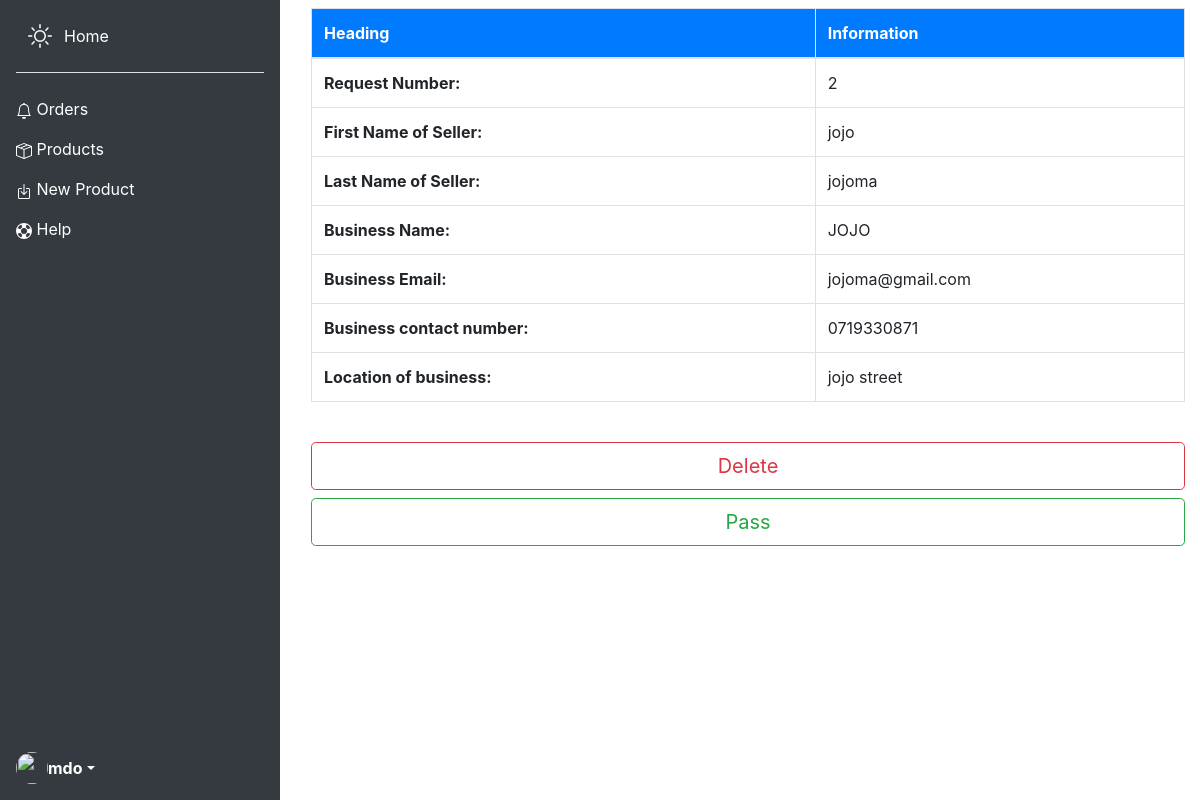
The page /requestAction/view/2 (signed in) on the database its author committed.
### mySolarApp/models.py (models this page shows)
class sellerRequests(models.Model):
    sellerAcc = models.OneToOneField(User, on_delete=models.CASCADE)
    sellerFName = models.CharField(max_length=24, blank=False)
    sellerLName = models.CharField(max_length=24, blank=False)
    businessEmail = models.EmailField(blank=False)
    businessContact = models.CharField(max_length=15, blank=False)
    name = models.CharField(max_length=64, unique=True, blank=False)
    location = models.CharField(max_length=128, blank=False)
    bio = models.CharField(max_length=1000, blank=False)
    identification = models.CharField(max_length=13, unique=True, blank=False)
    how_active = models.IntegerField()

### mySolarApp/views.py (the view, shortened to what this page needs)
# urls.py: path("requestAction/<str:action>/<int:requestPK>",
@login_required
def requestAction(request, action, requestPK):
    if action == "view":
        requestInfo = get_object_or_404(sellerRequests, pk=requestPK)
        return render(request, "mySolar/requestInfo.html", {"requestInfo": requestInfo})
    elif action == "delete":
        requestInfo = get_object_or_404(sellerRequests, pk=requestPK)
        requestInfo.delete()
        return requestsAndQuestions(request)

### mySolarApp/templates/mySolar/requestInfo.html (shortened to what this page needs)
{% extends 'mySolar/dashLayout.html' %}
{% block body %}
<table class="table table-striped-columns p-5 mt-2 table-bordered">
    <thead>
        <tr class="bg-primary">
            <th scope="col" class="text-white">Heading</th>
            <th scope="col" class="text-white">Information</th>
        </tr>
    </thead>
    <tbody>
        <tr>
            <td><b>Request Number:</b></td>
            <td>{{ requestInfo.pk }}</td>
        </tr>
        <tr>
            <td><b>First Name of Seller:</b></td>
            <td>{{requestInfo.sellerFName}}</td>
        </tr>
        <tr>
            <td><b>Last Name of Seller:</b></td>
            <td>{{requestInfo.sellerLName}}</td>
        </tr>
        <tr>
            <td><b>Business Name:</b></td>
            <td>{{requestInfo.name}}</td>
        </tr>
        <tr>
            <td><b>Business Email:</b></td>
            <td>{{requestInfo.businessEmail}}</td>
        </tr>
        <tr>
            <td><b>Business contact number:</b></td>
            <td>{{requestInfo.businessContact}}</td>
        </tr>
        <tr>
            <td><b>Location of business:</b></td>
            <td>{{requestInfo.location}}</td>
        </tr>
    </tbody>
</table>
<br>
<a href="{% url 'requestAction' 'delete' requestInfo.pk %}" class="btn btn-outline-danger btn-lg btn-block">Delete</a>
<a href="{% url 'requestAction' 'pass' requestInfo.pk %}" class="btn btn-outline-success btn-lg btn-block">Pass</a>
{% endblock %}

### mySolarApp/static/mySolar/index.css (style rules this page uses)
* { box-sizing: border-box; }

### rows shown on the page
sellerRequests: pk "2", sellerFName "jojo", sellerLName "jojoma", name "JOJO", businessEmail "jojoma@gmail.com", businessContact "0719330871", location "jojo street"
